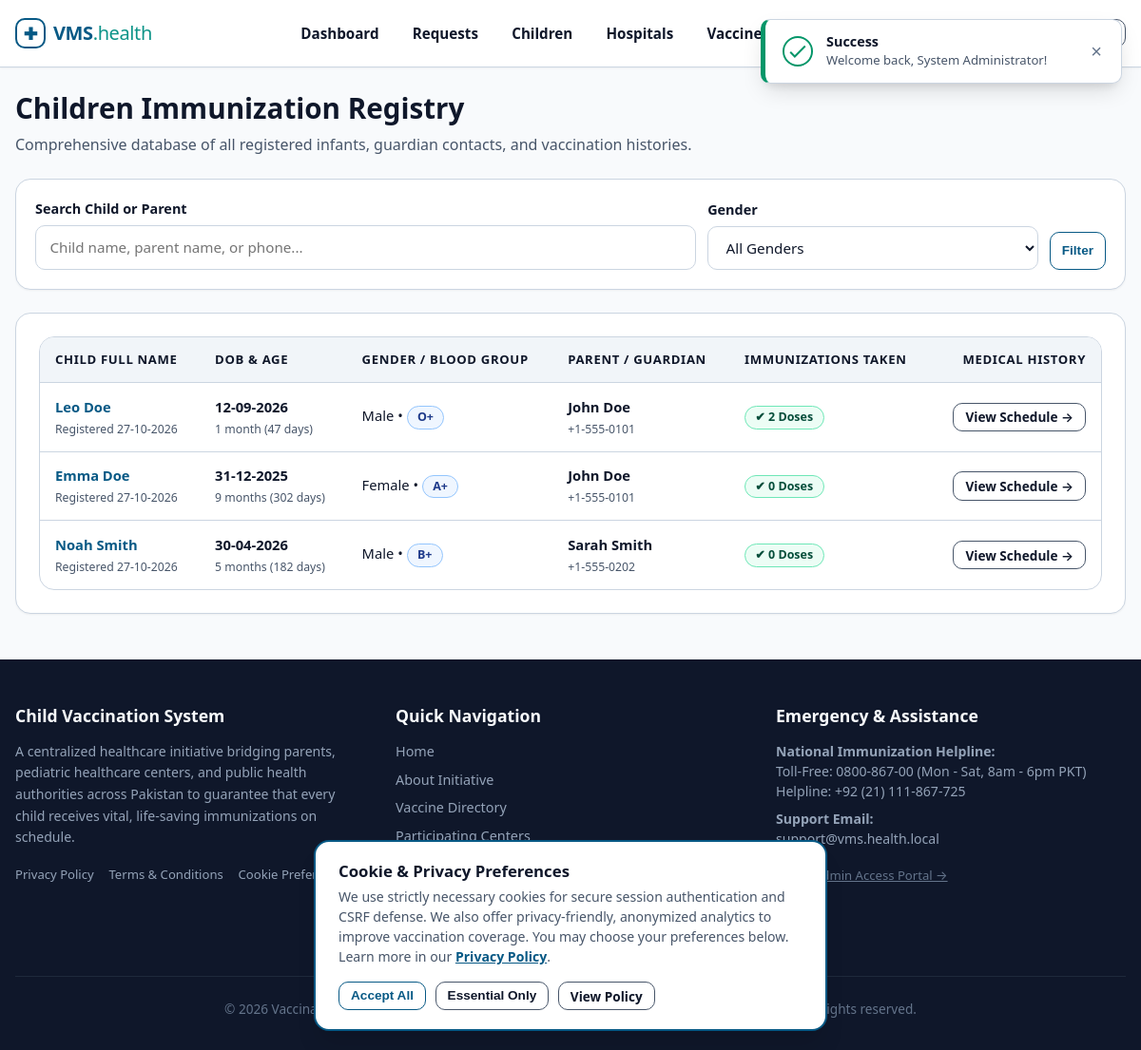
Page /vms/admin/children.php (signed in) on the earlier database version.
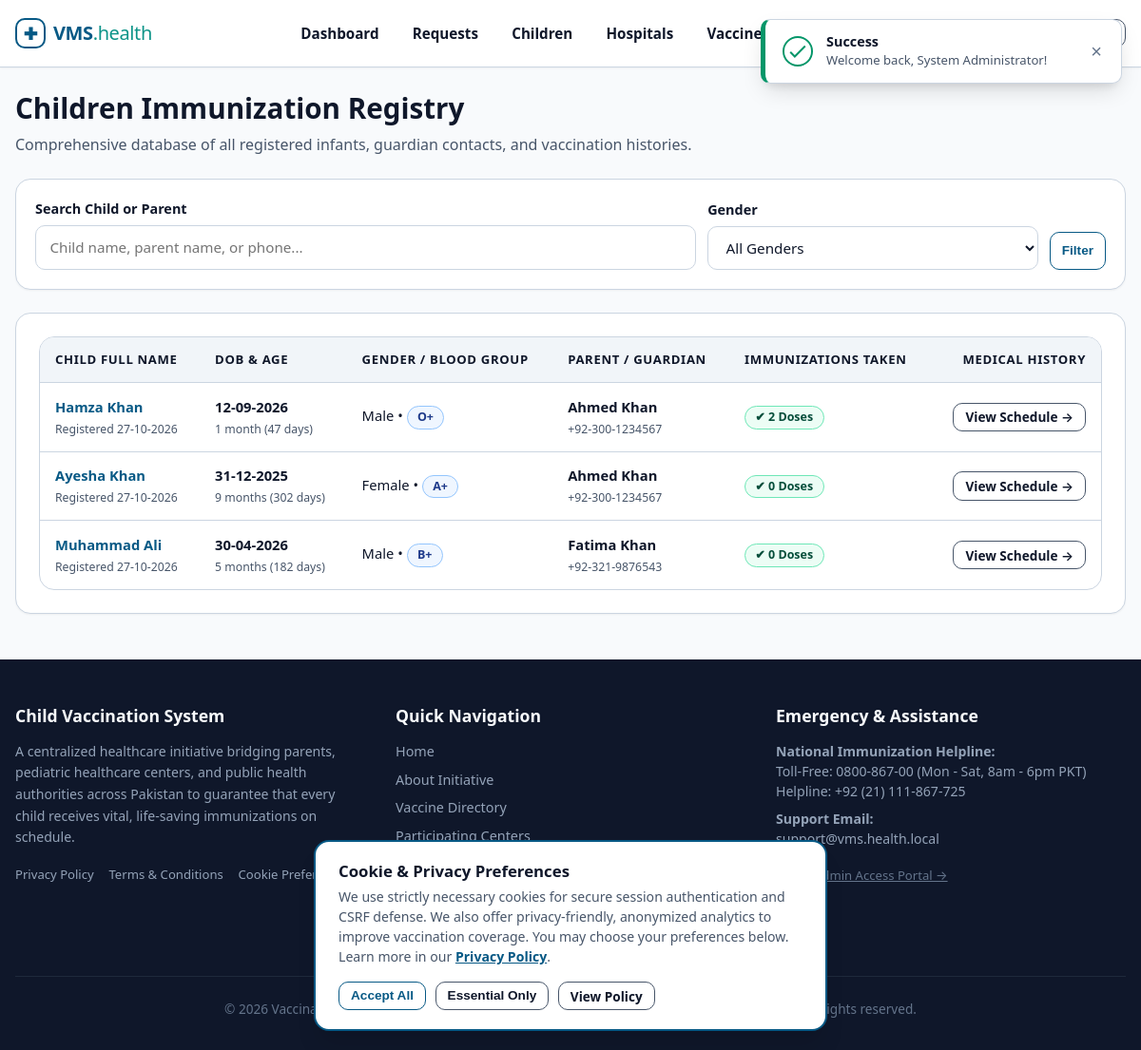
Same page on the later database version.
### tables this page shows
CREATE TABLE `children` (
  `id` INT UNSIGNED NOT NULL AUTO_INCREMENT,
  `parent_id` INT UNSIGNED NOT NULL COMMENT 'Foreign key to parents.id',
  `name` VARCHAR(100) NOT NULL COMMENT 'Child full name',
  `dob` DATE NOT NULL COMMENT 'Date of birth used for schedule calculations',
  `gender` ENUM('male', 'female', 'other') NOT NULL COMMENT 'Biological gender',
  `blood_group` VARCHAR(10) NOT NULL COMMENT 'Blood group e.g. A+, B+, O+, AB-',
  `created_at` DATETIME NOT NULL DEFAULT CURRENT_TIMESTAMP,
  PRIMARY KEY (`id`),
  KEY `idx_children_parent_id` (`parent_id`),
  KEY `idx_children_dob` (`dob`),
  CONSTRAINT `fk_children_parent` FOREIGN KEY (`parent_id`)
    REFERENCES `parents` (`id`) ON DELETE CASCADE ON UPDATE CASCADE
);

CREATE TABLE `users` (
  `id` INT UNSIGNED NOT NULL AUTO_INCREMENT,
  `name` VARCHAR(100) NOT NULL COMMENT 'Full name of user or organization representative',
  `email` VARCHAR(120) NOT NULL COMMENT 'Unique login email address',
  `password_hash` VARCHAR(255) NOT NULL COMMENT 'Bcrypt password hash produced by password_hash()',
  `role` ENUM('admin', 'parent', 'hospital') NOT NULL COMMENT 'System role controlling authorization',
  `created_at` DATETIME NOT NULL DEFAULT CURRENT_TIMESTAMP,
  PRIMARY KEY (`id`),
  UNIQUE KEY `uk_users_email` (`email`),
  KEY `idx_users_role` (`role`)
);

CREATE TABLE `parents` (
  `id` INT UNSIGNED NOT NULL AUTO_INCREMENT,
  `user_id` INT UNSIGNED NOT NULL COMMENT 'Foreign key to users.id',
  `phone` VARCHAR(25) NOT NULL COMMENT 'Primary contact number for notifications (+92)',
  `address` TEXT NOT NULL COMMENT 'Residential physical address',
  `created_at` DATETIME NOT NULL DEFAULT CURRENT_TIMESTAMP,
  PRIMARY KEY (`id`),
  UNIQUE KEY `uk_parents_user_id` (`user_id`),
  CONSTRAINT `fk_parents_user` FOREIGN KEY (`user_id`)
    REFERENCES `users` (`id`) ON DELETE CASCADE ON UPDATE CASCADE
);

### vms/includes/functions.php (called while the page is built, shortened)
<?php
function url(string $path = ''): string
{
    return BASE_URL . ltrim($path, '/');
}
function e($value): string
{
    return htmlspecialchars((string)$value, ENT_QUOTES, 'UTF-8');
}
function formatDate(?string $dateString, string $format = 'd-m-Y'): string
{
    $timestamp = strtotime($dateString);
    return date($format, $timestamp);
}
function calculateAgeInDays(string $dob): int
{
    try {
        $birthDate = new DateTime($dob);
        $today = new DateTime('today');
        $interval = $birthDate->diff($today);
        return $interval->invert === 1 ? 0 : (int)$interval->days;
    } catch (Exception $e) {
        return 0;
    }
}
function formatAge(string $dob): string
{
    try {
        $birthDate = new DateTime($dob);
        $today = new DateTime('today');
        $diff = $birthDate->diff($today);
        if ($diff->m > 0) {
            return $diff->m . ' month' . ($diff->m > 1 ? 's' : '');
        }
        return $diff->d . ' day' . ($diff->d > 1 ? 's' : '');
    } catch (Exception $e) {
        return 'Unknown';
    }
}

### vms/admin/children.php (the view, shortened to what the changed rows need)
<?php
require_once __DIR__ . '/../includes/functions.php';
$pdo = getDBConnection();
    ?>
    <?php
$sql = 'SELECT c.*,
               p.phone AS parent_phone,
               u.name AS parent_name, u.email AS parent_email,
               (SELECT COUNT(*) FROM bookings b WHERE b.child_id = c.id AND b.vaccination_status = "vaccinated") AS doses_completed
        FROM children c
        JOIN parents p ON c.parent_id = p.id
        JOIN users u ON p.user_id = u.id
        WHERE 1=1';
$params = [];
$sql .= ' ORDER BY c.created_at DESC';
$stmt = $pdo->prepare($sql);
$stmt->execute($params);
$childrenList = $stmt->fetchAll();
require_once __DIR__ . '/../includes/header.php';
?>
<div class="container">
    <div style="margin-bottom: 1.5rem;">
        <h1>Children Immunization Registry</h1>
    </div>
    <div class="card">
        <?php if (empty($childrenList)): ?>
            <div style="text-align: center; padding: 2.5rem; color: var(--text-muted);">
                <p>No child records match your criteria.</p>
            </div>
        <?php else: ?>
            <div class="table-responsive">
                <table class="table">
                    <thead>
                        <tr>
                            <th>Child Full Name</th>
                            <th>DOB & Age</th>
                            <th>Gender / Blood Group</th>
                            <th>Parent / Guardian</th>
                            <th>Immunizations Taken</th>
                            <th style="text-align: right;">Medical History</th>
                        </tr>
                    </thead>
                    <tbody>
                        <?php foreach ($childrenList as $ch): ?>
                            <tr>
                                <td>
                                    <strong><a href="<?= url('admin/children.php?id=' . (int)$ch['id']); ?>"><?= e($ch['name']); ?></a></strong><br>
                                    <small style="color: var(--text-muted);">Registered <?= formatDate($ch['created_at']); ?></small>
                                </td>
                                <td>
                                    <strong><?= formatDate($ch['dob']); ?></strong><br>
                                    <small style="color: var(--text-muted);"><?= formatAge($ch['dob']); ?> (<?= calculateAgeInDays($ch['dob']); ?> days)</small>
                                </td>
                                <td>
                                    <span><?= ucfirst($ch['gender']); ?></span> &bull;
                                    <span class="badge badge-info"><?= e($ch['blood_group']); ?></span>
                                </td>
                                <td>
                                    <strong><?= e($ch['parent_name']); ?></strong><br>
                                    <small style="color: var(--text-muted);"><?= e($ch['parent_phone']); ?></small>
                                </td>
                                <td>
                                    <span class="badge badge-success">&#10004; <?= (int)$ch['doses_completed']; ?> doses</span>
                                </td>
                                <td style="text-align: right;">
                                    <a href="<?= url('admin/children.php?id=' . (int)$ch['id']); ?>" class="btn btn-outline btn-sm">
                                        View Schedule &rarr;
                                    </a>
                                </td>
                            </tr>
                        <?php endforeach; ?>
                    </tbody>
                </table>
            </div>
        <?php endif; ?>
    </div>
</div>
<?php require_once __DIR__ . '/../includes/footer.php'; ?>

Differences in the rows shown:
changed children: name "Leo Doe" → "Hamza Khan"; users.name "John Doe" → "Ahmed Khan"; parent.phone "+1-555-0101" → "+92-300-1234567"
changed children "Female": name "Emma Doe" → "Ayesha Khan"; users.name "John Doe" → "Ahmed Khan"; parent.phone "+1-555-0101" → "+92-300-1234567"
changed children: name "Noah Smith" → "Muhammad Ali"; users.name "Sarah Smith" → "Fatima Khan"; parent.phone "+1-555-0202" → "+92-321-9876543"
